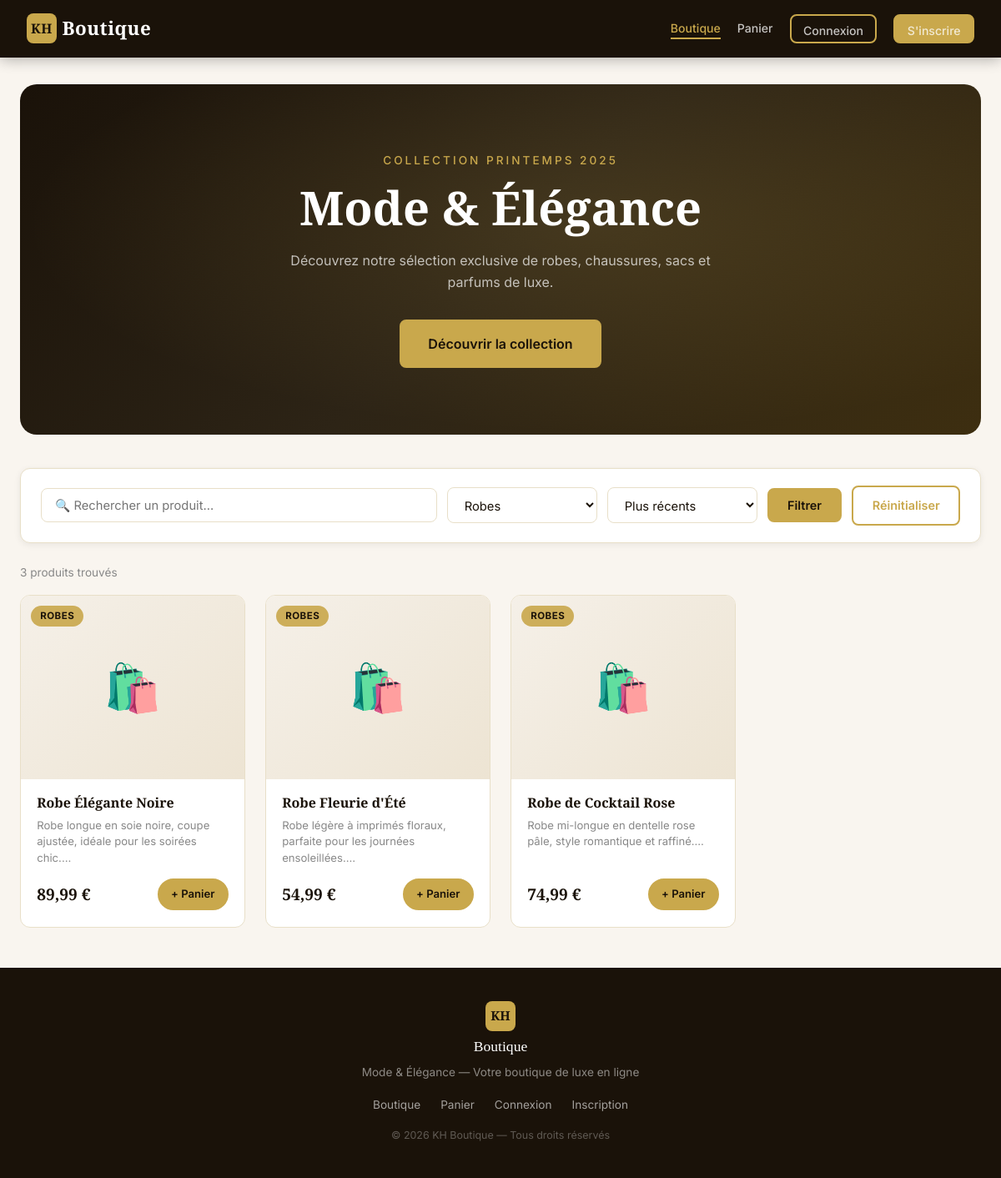
The page /index.php?cat=1 on the database its author committed.
### tables this page shows
CREATE TABLE produits (
  id           INT AUTO_INCREMENT PRIMARY KEY,
  nom          VARCHAR(200) NOT NULL,
  description  TEXT,
  prix         DECIMAL(10,2) NOT NULL,
  stock        INT NOT NULL DEFAULT 0,
  categorie_id INT,
  image_url    VARCHAR(500) DEFAULT NULL,
  created_at   DATETIME NOT NULL DEFAULT CURRENT_TIMESTAMP,
  FOREIGN KEY (categorie_id) REFERENCES categories(id) ON DELETE SET NULL
);

CREATE TABLE categories (
  id   INT AUTO_INCREMENT PRIMARY KEY,
  nom  VARCHAR(80) NOT NULL
);

### config/config.php (called while the page is built, shortened)
<?php
function e(string $str): string {
    return htmlspecialchars($str, ENT_QUOTES, 'UTF-8');
}

### index.php (the view, shortened to what this page needs)
<?php
require_once __DIR__ . '/config/config.php';
$pdo = getConnexion();
$q    = trim($_GET['q']    ?? '');
$cat  = (int)($_GET['cat'] ?? 0);
$sort = $_GET['sort'] ?? 'recent';
$params = [];
$sql = "
  SELECT p.*, c.nom AS categorie
  FROM produits p
  LEFT JOIN categories c ON p.categorie_id = c.id
  WHERE 1=1
";
if ($cat > 0) {
    $sql .= " AND p.categorie_id = ?";
    $params[] = $cat;
}
$sql .= match($sort) {
    'prix_asc'  => ' ORDER BY p.prix ASC',
    'prix_desc' => ' ORDER BY p.prix DESC',
    default     => ' ORDER BY p.created_at DESC',
};
$stmt = $pdo->prepare($sql);
$stmt->execute($params);
$produits = $stmt->fetchAll();
$categories = $pdo->query('SELECT * FROM categories ORDER BY nom')->fetchAll();
require_once __DIR__ . '/includes/header.php';
?>
<section class="hero">
  <div class="hero-content">
    <p class="hero-sub">Collection Printemps 2025</p>
    <h1 class="hero-title">Mode &amp; Élégance</h1>
    <p class="hero-desc">Découvrez notre sélection exclusive de robes, chaussures, sacs et parfums de luxe.</p>
    <a href="#produits" class="btn btn-primary btn-lg">Découvrir la collection</a>
  </div>
</section>
<section class="filtres-section" id="produits">
  <form method="GET" action="<?= SITE_URL ?>/" class="filtres-form">
    <input type="text" name="q" placeholder="🔍 Rechercher un produit..."
           value="<?= e($q) ?>" class="filtres-search">
    <select name="cat" class="filtres-select">
      <?php foreach ($categories as $c): ?>
        <option value="<?= $c['id'] ?>" <?= $cat === (int)$c['id'] ? 'selected' : '' ?>>
          <?= e($c['nom']) ?>
        </option>
      <?php endforeach; ?>
    </select>
    <select name="sort" class="filtres-select">
      <option value="recent"   <?= $sort === 'recent'    ? 'selected' : '' ?>>Plus récents</option>
    </select>
    <button type="submit" class="btn btn-primary">Filtrer</button>
    <?php if ($q || $cat): ?>
      <a href="<?= SITE_URL ?>/" class="btn btn-outline">Réinitialiser</a>
    <?php endif; ?>
  </form>
</section>
<section class="produits-section">
  <?php if (empty($produits)): ?>
    <div class="vide-state">
      <div class="vide-icon">🛍️</div>
      <h3>Aucun produit trouvé</h3>
      <p>Essayez d'autres mots-clés ou catégories.</p>
      <a href="<?= SITE_URL ?>/" class="btn btn-primary">Voir tout</a>
    </div>
  <?php else: ?>
    <p class="produits-count">
      <?= count($produits) ?> produit<?= count($produits) > 1 ? 's' : '' ?> trouvé<?= count($produits) > 1 ? 's' : '' ?>
    </p>
    <div class="produits-grid">
      <?php foreach ($produits as $p): ?>
        <article class="card-produit">
          <div class="produit-img-wrap">
            <?php if (!empty($p['image_url'])): ?>
              <div class="produit-img-placeholder" style="display:none">🛍️</div>
            <?php else: ?>
              <div class="produit-img-placeholder">🛍️</div>
            <?php endif; ?>
            <span class="cat-badge"><?= e($p['categorie'] ?? 'Autre') ?></span>
          </div>
          <div class="card-body">
            <h3 class="produit-nom"><?= e($p['nom']) ?></h3>
            <p class="produit-desc"><?= e(mb_substr($p['description'] ?? '', 0, 75)) ?>…</p>
            <div class="card-footer">
              <span class="prix"><?= number_format($p['prix'], 2, ',', ' ') ?> €</span>
              <?php if ($p['stock'] > 0): ?>
                <a href="<?= SITE_URL ?>/panier.php?action=ajouter&id=<?= $p['id'] ?>&return=<?= urlencode('/') ?>"
                   class="btn btn-primary btn-sm btn-cart">+ Panier</a>
              <?php else: ?>
                <span class="btn btn-disabled btn-sm">Indisponible</span>
              <?php endif; ?>
            </div>
          </div>
        </article>
      <?php endforeach; ?>
    </div>
  <?php endif; ?>
</section>
<?php require_once __DIR__ . '/includes/footer.php'; ?>

### rows shown on the page
produits: categorie.nom "ROBES", nom "Robe Élégante Noire", description "Robe longue en soie noire, coupe ajustée, idéale pour les soirées chic.", prix "89,99"
produits: categorie.nom "ROBES", nom "Robe Fleurie d'Été", description "Robe légère à imprimés floraux, parfaite pour les journées ensoleillées.", prix "54,99"
produits: categorie.nom "ROBES", nom "Robe de Cocktail Rose", description "Robe mi-longue en dentelle rose pâle, style romantique et raffiné.", prix "74,99"

### other values the page prints
count($produits) "3"
SITE_NAME "KH Boutique"
form field cat "Robes"
